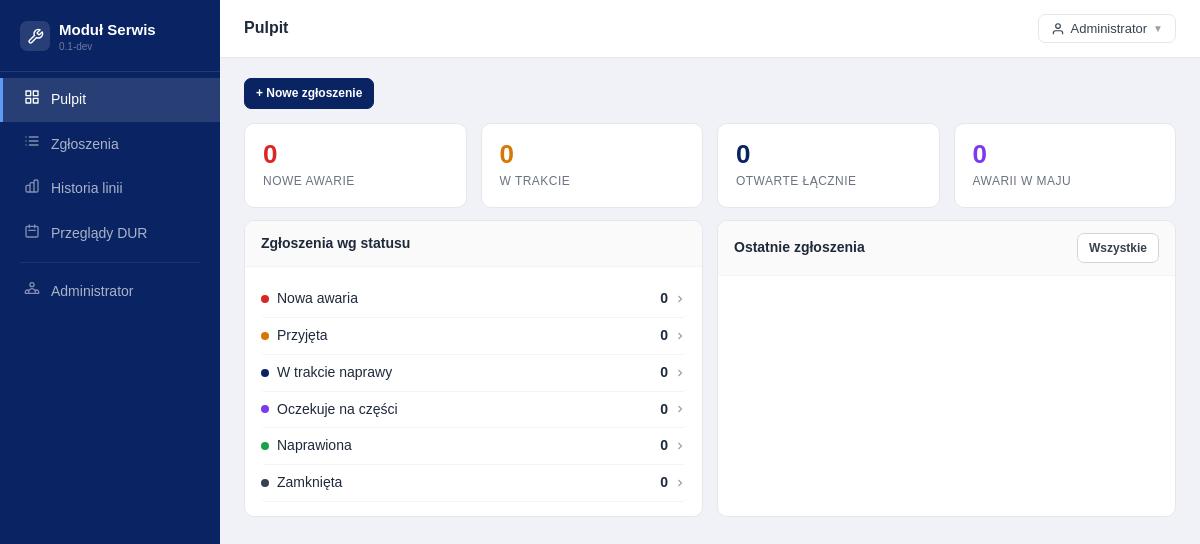
/index.php?route=dashboard (signed in), run on the app's committed database.
### tables this page shows
CREATE TABLE IF NOT EXISTS `failure_statuses` (
    `id`         INT UNSIGNED NOT NULL AUTO_INCREMENT,
    `label`      VARCHAR(150) NOT NULL,
    `color`      VARCHAR(7)   NOT NULL DEFAULT '#6c757d',
    `sort_order` INT UNSIGNED NOT NULL DEFAULT 0,
    `is_initial` TINYINT(1)   NOT NULL DEFAULT 0 COMMENT 'Status dla nowych zgłoszeń',
    `is_final`   TINYINT(1)   NOT NULL DEFAULT 0 COMMENT 'Status końcowy (zamknięcia)',
    `is_active`  TINYINT(1)   NOT NULL DEFAULT 1,
    `created_at` DATETIME     NOT NULL DEFAULT CURRENT_TIMESTAMP,
    `updated_at` DATETIME     NOT NULL DEFAULT CURRENT_TIMESTAMP ON UPDATE CURRENT_TIMESTAMP,
    PRIMARY KEY (`id`),
    KEY `idx_status_order`   (`sort_order`),
    KEY `idx_status_initial` (`is_initial`),
    KEY `idx_status_active`  (`is_active`)
);

### app/Controllers/Controllers.php (called while the page is built, shortened)
<?php
class FailureController
{
    public function dashboard(): void
    {
        $fm        = new FailureModel();
        $stats     = $fm->getDashboardStats();
        $statuses  = (new StatusModel())->getAll(true);
        $monthlyCount = $fm->getMonthlyFailureCount();
        $polishMonths = [
            1  => 'Styczniu',
            2  => 'Lutym',
            3  => 'Marcu',
            4  => 'Kwietniu',
            5  => 'Maju',
            6  => 'Czerwcu',
            7  => 'Lipcu',
            8  => 'Sierpniu',
            9  => 'Wrześniu',
            10 => 'Październiku',
            11 => 'Listopadzie',
            12 => 'Grudniu',
        ];
        $currentMonthName = $polishMonths[(int)date('n')];
        $byStatus = [];
        foreach ($statuses as $s) {
            $byStatus[$s['id']] = ['label' => $s['label'], 'color' => $s['color'], 'count' => 0];
        }
        require BASE_PATH . '/templates/shared/dashboard.php';
    }
}

### app/Helpers/Database.php (called while the page is built, shortened)
<?php
class Database
{
    private static ?\PDO $instance = null;
    public static function get(): \PDO
    {
        if (self::$instance === null) {
            $dsn = sprintf(
                'mysql:host=%s;dbname=%s;charset=%s',
                DB_HOST, DB_NAME, DB_CHARSET
            );
            self::$instance = new \PDO($dsn, DB_USER, DB_PASS, [
                \PDO::ATTR_ERRMODE            => \PDO::ERRMODE_EXCEPTION,
                \PDO::ATTR_DEFAULT_FETCH_MODE => \PDO::FETCH_ASSOC,
                \PDO::ATTR_EMULATE_PREPARES   => false,
            ]);
        }
        return self::$instance;
    }
}

### app/Models/Models.php (called while the page is built, shortened)
<?php
abstract class BaseModel
{
    protected \PDO $db;
    public function __construct()
    {
        $this->db = Database::get();
    }
    protected function fetchAll(string $sql, array $params = []): array
    {
        $st = $this->db->prepare($sql);
        $st->execute($params);
        return $st->fetchAll();
    }
    protected function fetchOne(string $sql, array $params = []): ?array
    {
        $st = $this->db->prepare($sql);
        $st->execute($params);
        $r = $st->fetch();
        return $r ?: null;
    }
}
class StatusModel extends BaseModel
{
    public function getAll(bool $activeOnly = false): array
    {
        $where = $activeOnly ? 'WHERE is_active = 1' : '';
        return $this->fetchAll("SELECT * FROM failure_statuses $where ORDER BY sort_order");
    }
}
class FailureModel extends BaseModel
{
    public function getMonthlyFailureCount(): int
    {
        $row = $this->fetchOne(
            "SELECT COUNT(*) AS cnt
             FROM failures
             WHERE YEAR(created_at)  = YEAR(NOW())
               AND MONTH(created_at) = MONTH(NOW())"
        );
        return (int)($row['cnt'] ?? 0);
    }
    public function getDashboardStats(): array
    {
        return $this->fetchOne(
            "SELECT
               SUM(CASE WHEN fs.is_initial = 1 THEN 1 ELSE 0 END)        AS new_count,
               SUM(CASE WHEN fs.label = 'W trakcie naprawy' THEN 1 ELSE 0 END) AS progress_count,
               SUM(CASE WHEN fs.is_final = 0 THEN 1 ELSE 0 END)          AS open_count,
               SUM(CASE WHEN fs.is_final = 1 AND DATE(f.updated_at) = CURDATE() THEN 1 ELSE 0 END) AS closed_today
             FROM failures f JOIN failure_statuses fs ON fs.id = f.status_id"
        ) ?? [];
    }
}
class SettingsModel extends BaseModel
{
    public function get(string $key): ?string
    {
        $r = $this->fetchOne("SELECT svalue FROM settings WHERE skey = ?", [$key]);
        return $r ? $r['svalue'] : null;
    }
}

### app/Helpers/Helpers.php (called while the page is built, shortened)
<?php
class Helpers
{
    public static function e(mixed $v): string
    {
        return htmlspecialchars((string)($v ?? ''), ENT_QUOTES | ENT_HTML5, 'UTF-8');
    }
}

### templates/shared/dashboard.php (the view, shortened to what this page needs)
<?php
require BASE_PATH . '/templates/shared/header.php';
?>
<div class="sh">
  <a href="<?= BASE_URL ?>/index.php?route=report" class="btn btn-p btn-sm">+ Nowe zgłoszenie</a>
</div>
<div class="stats mb2">
  <div class="stat-card"><div class="stat-val sv-r"><?= (int)($stats['new_count'] ?? 0) ?></div><div class="stat-lbl">Nowe awarie</div></div>
  <div class="stat-card"><div class="stat-val sv-a"><?= (int)($stats['progress_count'] ?? 0) ?></div><div class="stat-lbl">W trakcie</div></div>
  <div class="stat-card"><div class="stat-val sv-b"><?= (int)($stats['open_count'] ?? 0) ?></div><div class="stat-lbl">Otwarte łącznie</div></div>
  <div class="stat-card"><div class="stat-val sv-v"><?= (int)$monthlyCount ?></div><div class="stat-lbl">Awarii w <?= Helpers::e($currentMonthName) ?></div></div>
</div>
<div class="g2">
  <div class="card">
    <div class="card-head"><span class="card-title">Zgłoszenia wg statusu</span></div>
    <div class="card-body">
      <?php foreach ($byStatus as $sid => $s): ?>
      <a href="<?= BASE_URL ?>/index.php?route=failures&status_id=<?= (int)$sid ?>"
         style="display:flex;align-items:center;justify-content:space-between;padding:7px 0;border-bottom:1px solid #f3f4f6;text-decoration:none;color:inherit;border-radius:4px;transition:background .12s,padding-left .12s;cursor:pointer;"
         onmouseover="this.style.background='#eff2ff';this.style.paddingLeft='6px'"
         onmouseout="this.style.background='';this.style.paddingLeft='0'">
        <div style="display:flex;align-items:center;gap:8px;">
          <span class="dot" style="background:<?= Helpers::e($s['color']) ?>;"></span>
          <?= Helpers::e($s['label']) ?>
        </div>
        <div style="display:flex;align-items:center;gap:6px;">
          <strong><?= (int)$s['count'] ?></strong>
          <svg width="12" height="12" fill="none" stroke="#9ca3af" stroke-width="2.5" viewBox="0 0 24 24"><path d="M9 18l6-6-6-6"/></svg>
        </div>
      </a>
      <?php endforeach; ?>
    </div>
  </div>
  <div class="card">
    <div class="card-head">
      <span class="card-title">Ostatnie zgłoszenia</span>
      <a href="<?= BASE_URL ?>/index.php?route=failures" class="btn btn-sm">Wszystkie</a>
    </div>
  </div>
</div>
<?php require BASE_PATH . '/templates/shared/footer.php'; ?>

### data on the page
failure_statuses: label "Nowa awaria", is_final "0"
failure_statuses: label "Przyjęta", is_final "0"
failure_statuses: label "W trakcie naprawy", is_final "0"
failure_statuses: label "Oczekuje na części", is_final "0"
failure_statuses: label "Naprawiona", is_final "0"
failure_statuses: label "Zamknięta", is_initial "0"

### other printed values
$appName "Moduł Serwis"
$appVersion "0.1-dev"
Helpers::e($item['label']) "Pulpit"
Helpers::e($item['label']) "Zgłoszenia"
Helpers::e($item['label']) "Historia linii"
Helpers::e($item['label']) "Przeglądy DUR"
Helpers::e($item['label']) "Administrator"
Helpers::e($pageTitle ?? 'Moduł Serwis') "Pulpit"
Helpers::e($user['name']) "Administrator"
$stats['new_count'] "0"
$stats['progress_count'] "0"
$stats['open_count'] "0"
$monthlyCount "0"
Helpers::e($currentMonthName) "MAJU"
